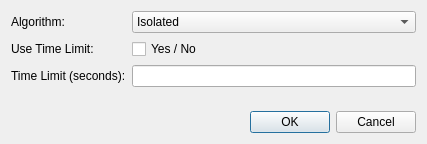
<?xml version="1.0" encoding="UTF-8"?>
<ui version="4.0">
 <class>dialog_algorithm</class>
 <widget class="QDialog" name="dialog_algorithm">
  <property name="geometry">
   <rect>
    <x>0</x>
    <y>0</y>
    <width>427</width>
    <height>144</height>
   </rect>
  </property>
  <property name="windowTitle">
   <string>Select Disc Cover Algorithm</string>
  </property>
  <layout class="QVBoxLayout" name="verticalLayout">
   <item>
    <layout class="QFormLayout" name="formLayout">
     <item row="0" column="0">
      <widget class="QLabel" name="label_algorithm">
       <property name="text">
        <string>Algorithm:</string>
       </property>
      </widget>
     </item>
     <item row="0" column="1">
      <widget class="QComboBox" name="combo_box_algorithm">
       <item>
        <property name="text">
         <string>Isolated</string>
        </property>
       </item>
       <item>
        <property name="text">
         <string>Naive</string>
        </property>
       </item>
       <item>
        <property name="text">
         <string>Greedy Naive</string>
        </property>
       </item>
       <item>
        <property name="text">
         <string>Clique Grredy</string>
        </property>
       </item>
       <item>
        <property name="text">
         <string>IP Max Clique</string>
        </property>
       </item>
       <item>
        <property name="text">
         <string>IP All Cliques</string>
        </property>
       </item>
       <item>
        <property name="text">
         <string>Hochbaum &amp; Mass Approximation</string>
        </property>
       </item>
       <item>
        <property name="text">
         <string>Biniz et al. Approximation</string>
        </property>
       </item>
       <item>
        <property name="text">
         <string>Export AMPL</string>
        </property>
       </item>
      </widget>
     </item>
     <item row="1" column="0">
      <widget class="QLabel" name="label_use_time_limit">
       <property name="text">
        <string>Use Time Limit:</string>
       </property>
      </widget>
     </item>
     <item row="1" column="1">
      <widget class="QCheckBox" name="check_box_use_time_limit">
       <property name="text">
        <string>Yes / No</string>
       </property>
      </widget>
     </item>
     <item row="2" column="0">
      <widget class="QLabel" name="label_time_limit">
       <property name="text">
        <string>Time Limit (seconds):</string>
       </property>
      </widget>
     </item>
     <item row="2" column="1">
      <widget class="QLineEdit" name="line_edit_time_limit"/>
     </item>
    </layout>
   </item>
   <item>
    <widget class="QDialogButtonBox" name="button_box">
     <property name="orientation">
      <enum>Qt::Horizontal</enum>
     </property>
     <property name="standardButtons">
      <set>QDialogButtonBox::Cancel|QDialogButtonBox::Ok</set>
     </property>
    </widget>
   </item>
  </layout>
 </widget>
 <resources/>
 <connections>
  <connection>
   <sender>button_box</sender>
   <signal>accepted()</signal>
   <receiver>dialog_algorithm</receiver>
   <slot>accept()</slot>
   <hints>
    <hint type="sourcelabel">
     <x>248</x>
     <y>254</y>
    </hint>
    <hint type="destinationlabel">
     <x>157</x>
     <y>274</y>
    </hint>
   </hints>
  </connection>
  <connection>
   <sender>button_box</sender>
   <signal>rejected()</signal>
   <receiver>dialog_algorithm</receiver>
   <slot>reject()</slot>
   <hints>
    <hint type="sourcelabel">
     <x>316</x>
     <y>260</y>
    </hint>
    <hint type="destinationlabel">
     <x>286</x>
     <y>274</y>
    </hint>
   </hints>
  </connection>
 </connections>
</ui>
